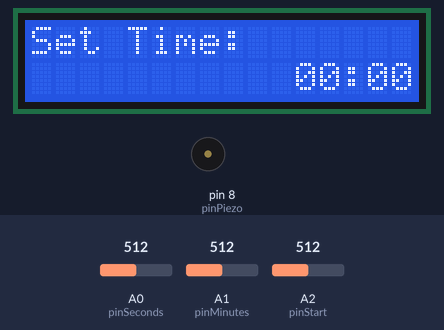
A sketch run on a simulated Arduino Uno, built with avr-gcc and run on an emulated ATmega328P. On the bench: 16×2 character LCD, buzzer (waves = sounding). The test bench sets the inputs (shaded band); at power-on: A0 (pinSeconds) = 512, A2 (pinStart) = 512, A1 (pinMinutes) = 512. Random numbers use the default seed unless the sketch sets one.

Above: at 1.2 s.
1.3 s: A0 (pinSeconds) set to 306
At 2.5 s:
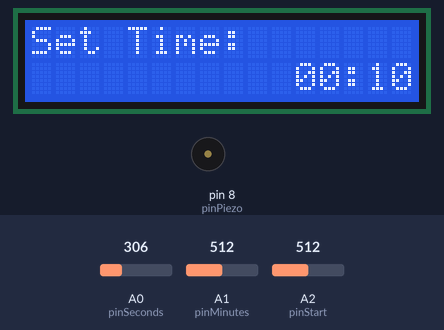
2.8 s: A2 (pinStart) set to 497
At 3.6 s:
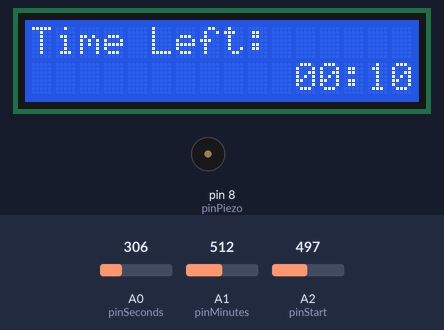
At 14.3 s:
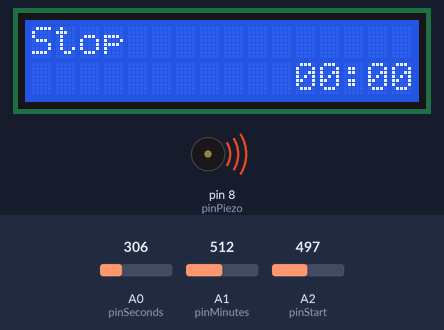
Timing chart, 0 to 15.2 s (numbered marks = the images above; inputs shaded):
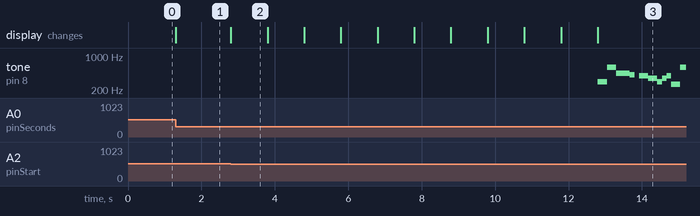

Measured:
- the behaviour switches between 512 and 511 on A2 (pinStart) (found by bisection; images 1 and 2)
- after the input at 1.3 s, the display: changes at once (image 1)
- after the input at 2.8 s, tone on pin 8 (pinPiezo): plays 293 Hz for 0.25 s, 587 Hz for 0.25 s, 440 Hz for 0.37 s, 415 Hz for 0.13 s, 392 Hz for 0.25 s, 349 Hz for 0.25 s … (11 notes in this stretch), starting after 10.0 s; the display: changes at once (image 2)
- what the display in image 2 shows lasts 1.0 s, from 2.8 s to 3.8 s

The sketch:

Code.ino
```cpp
#include <LiquidCrystal.h>

//------------------CONSTANTS AND VARIABLES---------------------------

LiquidCrystal lcd(12, 11, 5, 4, 3, 2); //Setting LCD

const short pinStart = A2; //Pin for Start/Reset button
const short pinMinutes = A1; //Pin for adding 1 minute
const short pinSeconds = A0; //Pin for adding 10 seconds
const short pinPiezo = 8; //Pin for piezo sound

unsigned short timeInSeconds; //Time left in seconds
unsigned short state; //State of timer: 0 - setting time, 1 - counting, 2 - alarm

//For button pressing - actual state of a button and its last state
bool startPress;
bool minutesPress;
bool secondsPress;
bool startPressOld;
bool minutesPressOld;
bool secondsPressOld;

//For measuring time
unsigned long lastMillis;

unsigned short songNum; //number of actually playing song

//----------------MUSIC INTERFACE-----------------------------------

//Class for one note - contsins frequency (0 for noTone)
// and timeStamp which tells us afrer how many millis it should start
class note {
  public:
    void create(unsigned short _f, unsigned long _ts) {
      freq = _f;
      timeStamp = _ts;
    }
    unsigned short freq;
    unsigned long timeStamp;
};

//Class for one song - contains vector of notes and duration of song in millis
//Assuming that everything is correct since it has to be coded anyway
//and lenOfMusic - number of notes
class music {
  public:
    void create(unsigned short bpm, String sounds) {
      float qLen = 60000. / (float)bpm; //ms of quarter
      float hLen = qLen * 2.;  //ms of half note
      float wLen = qLen * 4.;  //ms of whole note
      float eLen = qLen / 2.;  //ms of 8th
      float sLen = qLen / 4.;  //ms of 16th
      float tLen = qLen / 8.;  //ms of 32th

      unsigned long actualLength = 0; //moment of song we are now, start at 10ms
      //Since we have additional note at the begining

      lenOfMusic = sounds.length() / 5; //no of notes
      notes = new note[lenOfMusic];

      //Reading notes and adding them to notes vector
      for (unsigned short n = 0; n < lenOfMusic; n++) {
        //Informations from string
        char heigth = sounds.charAt(5 * n + 0);
        char halfTone = sounds.charAt(5 * n + 1);
        char octave = sounds.charAt(5 * n + 2);
        char note = sounds.charAt(5 * n + 3);
        char addLen = sounds.charAt(5 * n + 4);

        //Actual informations about note
        float noteFreq;
        float noteLen;

        //Switching possible characters (assuming correctness)
        //Set initial freq as C4 octave
        switch (heigth) {
          case 'c': noteFreq = 261.63; break;
          case 'd': noteFreq = 293.66; break;
          case 'e': noteFreq = 329.63; break;
          case 'f': noteFreq = 349.23; break;
          case 'g': noteFreq = 392.00; break;
          case 'a': noteFreq = 440.00; break;
          case 'b': noteFreq = 493.88; break;
          default: noteFreq = 0; break; // 'p' = default = pause
        };
        //+- half a tone
        switch (halfTone) {
          case 'b': noteFreq /= 1.0594631; break;
          case 'c': noteFreq *= 1.0596431; break;
          default: break; //'-' = default = do nothing
        };
        //Real octave
        switch (octave) {
          case '2': noteFreq /= 4.; break;
          case '3': noteFreq /= 2.; break;
          case '5': noteFreq *= 2.; break;
          case '6': noteFreq *= 4.; break;
          default: break; //Case '4' = default = do nothing
        };
        //Note length
        switch (note) {
          case '0': noteLen = wLen; break;
          case '1': noteLen = hLen; break;
          case '2': noteLen = qLen; break;
          case '3': noteLen = eLen; break;
          case '4': noteLen = sLen; break;
          default: noteLen = tLen; break; //default = '5' = 32th
        };
        //Additional dot
        switch (addLen) {
          case '.': noteLen *= 1.5; break;
          default: break; //default = '-' = do nothing
        };

        notes[n].create(noteFreq, actualLength);
        actualLength += noteLen;
      }

      duration = actualLength;
    }

    note *notes; //Array of notes
    unsigned long duration; //Duration of a song
    unsigned short lenOfMusic; //Length of a music
};

//--------------SONG LIST TO ADDING SONGS-------------------------------

/*
   Fragment of string for one note has 5 characters:
   1 - `cdefgabp`: note height (p for pause)
   2 - `bc-`: substract or add half of a tone (b or cross), - for nothing
   3 - `23456`: Octave: c2/c3/c4/c5/c6 (great-small-1 line-2 line-3 line)
   4 - `012345`: note length - 0 is full note, 1 is half, 2 is quarter ... 5 is 32th
   5 - `.-`: . adds half of a note length (like standard), - means do nothing
*/

/*
   To add new song:
   1. Change value of songsCounter
   2. In initSongs add line:
     songsList[index].create(BPM, "StringWithNotes");
   3. That's all, program will randomly pick song after end of counting time
*/

const short songsCounter = 2; //Number of songs

//List of songs
music songsList[songsCounter];

//Initialize songs
void initSongs() {
  //Megalovania
  songsList[0].create(120, "d-43-d-53-a-43.ab44-p-44-g-43-f-44-f-44-d-44-f-44-g-44-c-43-d-53-a-43.ab44-p-44-g-43-f-44-f-44-d-44-f-44-g-44-b-33-d-53-a-43.ab44-p-44-g-43-f-44-f-44-d-44-f-44-g-44-bb33-d-53-a-43.ab44-p-44-g-43-f-44-f-44-d-44-f-44-g-44-");
  //Vista Point
  songsList[1].create( 90, "c-43-g-43-c-53-g-43-d-53-g-43-dc53-g-43-c-43-g-43-c-53-g-43-c-52.d-53-dc53-g-43-c-63-ac54-c-64-ac53-ac43-d-53-dc54-d-54-dc53-dc43-gc43-ac43-c-52-dc53-d-53-dc53-g-43-c-63-g-43-ac53-ac43-d-53-ac43-dc53-ac43-f-53-g-53-f-53-g-54-f-54-dc53-d-53-c-52-dc52-d-53-g-43-d-43-ac43-c-51-p-43-");
}

//-------------------PLAYING ALARMS---------------------------------

//Caching last note
unsigned short lastNote;

//Playing alarm knowing how many ms passed form the start and no of song
void playAlarm(unsigned long ms, unsigned short noOfSong) {
  //For looping the song
  ms = ms % (songsList[noOfSong].duration + 1);

  unsigned short freqToPlay = 0; //Actual frequency to play
  bool playNewNote = false; //Should we play next note

  //If this is the last note check if we should reset or pass
  if (lastNote == songsList[noOfSong].lenOfMusic - 1) {
    //If we should reset music set lastNote to 0 and save info to play first note
    if (ms < songsList[noOfSong].notes[lastNote].timeStamp) {
      lastNote = 0;
      freqToPlay = songsList[noOfSong].notes[0].freq;
      playNewNote = true;
    }
    //Else just pass
    else {
      return;
    }
  }

  //If it is the time for the next note save freq, add next note and set flag to play new note
  if (ms >= songsList[noOfSong].notes[lastNote + 1].timeStamp) {
    freqToPlay = songsList[noOfSong].notes[lastNote + 1].freq;
    lastNote++;
    playNewNote = true;
  }

  //Play tone (if freq = 0 it is noTone)
  if (playNewNote) {
    if (freqToPlay == 0) {
      noTone(pinPiezo);
    }
    else {
      tone(pinPiezo, freqToPlay);
    }
  }
}

//------------ADDITIONAL INFO FUNCTIONS AND END OF COUNTER HANDLING------------------

//Printing state (used after change with new name)
void printState(String state) {
  lcd.setCursor(0, 0);
  lcd.clear();
  lcd.print(state);
}

//If timer reaches 0 counting
void handleEndOfCounter() {
  //Set alarm state and
  state = 2;
  printState("Stop");
  //Pick random song to play
  songNum = random(0, songsCounter);
  //Set timer for meauring time to 0 for playing alarm
  lastMillis = millis();
  //Setting last note to the last one so first note is good
  lastNote = songsList[songNum].lenOfMusic - 1;
}

//Formatting time and printing on LCD
void printTime() {
  int minutes = timeInSeconds / 60;
  int seconds = timeInSeconds % 60;

  lcd.setCursor(11, 1);
  //If minutes has 2 digits print them, if 1: print 0 and then minutes
  if (minutes >= 10) {
    lcd.print(minutes);
  }
  else {
    lcd.print('0');
    lcd.print(minutes);
  }

  lcd.print(":");

  //If seconds has 2 digits print them, if 1: print 0 and then minutes
  if (seconds >= 10) {
    lcd.print(seconds);
  }
  else {
    lcd.print('0');
    lcd.print(seconds);
  }
}

//---------------------SETUP FUNCTION------------------------------------

void setup() {
  //Setting values
  lcd.begin(16, 2);
  state = 0;
  timeInSeconds = 0;
  startPressOld = false;
  minutesPressOld = false;
  secondsPressOld = false;
  lastMillis = 0;

  //Seed from noise in analog 5 pin
  randomSeed(analogRead(5));

  //Print initial state:
  printState("Set Time:");

  //Initialize songs
  initSongs();
}

//--------------------MAIN LOOP FUNCTION-------------------------------------

void loop() {
  //Catching if buttons are pressed (press should always give 1023, but in case)
  startPress = analogRead(pinStart) > 511;
  minutesPress = analogRead(pinMinutes) > 511;
  secondsPress = analogRead(pinSeconds) > 511;

  //If button is not pressed and was (after releasing button)

  //If state = setting and minutes was pressed add 60 seconds to timer
  if (!minutesPress && minutesPressOld && state == 0) {
    timeInSeconds += 60;
  }
  //If state = setting and seconds was pressed add 10 seconds to timer
  if (!secondsPress && secondsPressOld && state == 0) {
    timeInSeconds += 10;
  }

  //If timer reaches 1 hour change it to 0 again
  if (timeInSeconds >= 3600) {
    timeInSeconds = 0;
  }

  //If start/reset button was pressed
  if (!startPress && startPressOld) {
    //If state was "setting" and we have some time change state to counting and save time
    if (state == 0 && timeInSeconds > 0) {
      state = 1;
      lastMillis = millis();
      printState("Time Left:");
    }
    //Else (state was counting or alarm) change state to setting and reset timer
    else {
      state = 0;
      timeInSeconds = 0;
      noTone(pinPiezo); //Mute piezo
      printState("Set Time:");
    }
  }

  //If we are counting
  if (state == 1) {
    //Check if 999ms passed, if yes substract 1 second and save new "last time"
    if (millis() - lastMillis >= 999) {
      timeInSeconds -= 1;
      lastMillis = millis();
    }
    //If 0 seconds left - handleEndOfCounter
    if (timeInSeconds <= 0) {
      handleEndOfCounter();
    }
  }

  //If we are playing alarm
  if (state == 2) {
    //Play alarm, argument is milliseconds from the moment
    //we started playing alarm
    playAlarm(millis() - lastMillis, songNum);
  }

  //Save states of buttons in this cycle as states of previous one
  startPressOld = startPress;
  minutesPressOld = minutesPress;
  secondsPressOld = secondsPress;

  //Print formatted time
  printTime();
}
```
